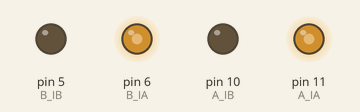
A sketch run on a simulated Arduino Uno, built with avr-gcc and run on an emulated ATmega328P. Shown: output pins drawn as LEDs (lit = HIGH).

Above: at 0.05 s.
At 4.0 s:
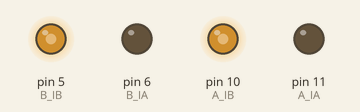
Timing chart, 0 to 5.2 s (numbered marks = the images above):
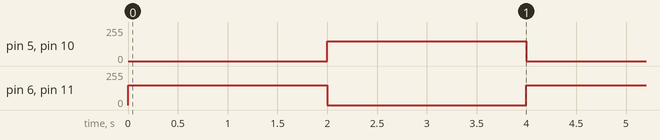

Measured:
- by itself, pin 5 (B_IB), pin 6 (B_IA), pin 10 (A_IB), pin 11 (A_IA): alternates 150/255 for 2.0 s and 0/255 for 2.0 s

The sketch:

motor.ino
```cpp
int A_IA = 11; // 모터 A의 IN1 핀
int A_IB = 10; // 모터 A의 IN2 핀
int B_IA = 6;  // 모터 B의 IN1 핀
int B_IB = 5;  // 모터 B의 IN2 핀

void setup() {
  pinMode(A_IA, OUTPUT); // 모터 A의 IN1 핀을 출력 모드로 설정
  pinMode(A_IB, OUTPUT); // 모터 A의 IN2 핀을 출력 모드로 설정
  pinMode(B_IA, OUTPUT); // 모터 B의 IN1 핀을 출력 모드로 설정
  pinMode(B_IB, OUTPUT); // 모터 B의 IN2 핀을 출력 모드로 설정
}

void loop() {
  forward(); // 모터를 앞으로 움직입니다
  delay(2000); // 2초 동안 대기합니다
  backward(); // 모터를 뒤로 움직입니다
  delay(2000); // 2초 동안 대기합니다
}

void forward() {
  analogWrite(A_IA, 150); // 모터 A의 IN1 핀에 150의 PWM 신호를 출력
  analogWrite(A_IB, 0);   // 모터 A의 IN2 핀에 0의 PWM 신호를 출력
  analogWrite(B_IA, 150); // 모터 B의 IN1 핀에 150의 PWM 신호를 출력
  analogWrite(B_IB, 0);   // 모터 B의 IN2 핀에 0의 PWM 신호를 출력
}

void backward() {
  analogWrite(A_IA, 0);   // 모터 A의 IN1 핀에 0의 PWM 신호를 출력
  analogWrite(A_IB, 150); // 모터 A의 IN2 핀에 150의 PWM 신호를 출력
  analogWrite(B_IA, 0);   // 모터 B의 IN1 핀에 0의 PWM 신호를 출력
  analogWrite(B_IB, 150); // 모터 B의 IN2 핀에 150의 PWM 신호를 출력
}

void turnleft() {
  analogWrite(A_IA, 150); // 모터 A의 IN1 핀에 150의 PWM 신호를 출력
  analogWrite(A_IB, 0);   // 모터 A의 IN2 핀에 0의 PWM 신호를 출력
  analogWrite(B_IA, 0);   // 모터 B의 IN1 핀에 0의 PWM 신호를 출력
  analogWrite(B_IB, 0);   // 모터 B의 IN2 핀에 0의 PWM 신호를 출력
}

void turnright() {
  analogWrite(A_IA, 0);   // 모터 A의 IN1 핀에 0의 PWM 신호를 출력
  analogWrite(A_IB, 0);   // 모터 A의 IN2 핀에 0의 PWM 신호를 출력
  analogWrite(B_IA, 150); // 모터 B의 IN1 핀에 150의 PWM 신호를 출력
  analogWrite(B_IB, 0);   // 모터 B의 IN2 핀에 0의 PWM 신호를 출력
}
```
